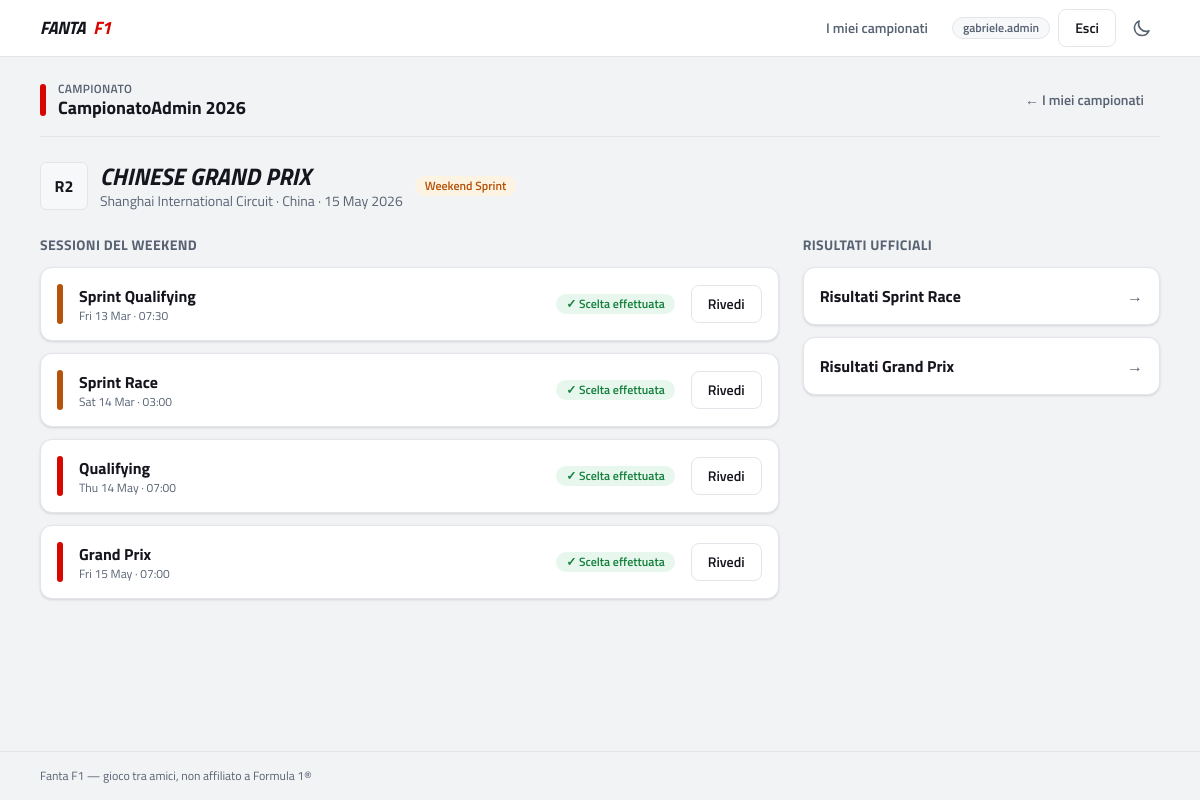
The page /dashboard/championships/2/weekend/50/ (signed in) on the database its author committed.
### fantaApp/models.py (models this page shows, shortened)
class CustomUser(AbstractUser):
    class UserType(models.TextChoices):
        USER = 'user', 'User'
        PREMIUM = 'premium', 'Premium'
        STAFF = 'staff', 'Staff'
        ADMIN = 'admin', 'Admin'
    user_type = models.CharField(
        max_length=10,
        choices=UserType.choices,
        default=UserType.USER
    )
    email = models.EmailField(unique=True, blank=False, null=False)
    birthday = models.DateField(null=True, blank=True)
    created_at = models.DateTimeField(auto_now_add=True)
    modified_at = models.DateTimeField(null=True, blank=True)
    deleted_at = models.DateTimeField(null=True, blank=True)
    active = models.BooleanField(default=True)
    objects = CustomUserManager()
    from django.db import models

class Championship(models.Model):
    name = models.CharField(max_length=100)
    year = models.IntegerField()
    active = models.BooleanField(default=True)
    is_private = models.BooleanField(default=True)
    created_at = models.DateTimeField(auto_now_add=True)
    class Meta:
        unique_together = [('name', 'year')]

class Weekend(models.Model):
    WEEKEND_TYPES = [
        ('regular', 'Regular Weekend'),
        ('sprint', 'Sprint Weekend')
    ]
    circuit = models.ForeignKey(Circuit, on_delete=models.CASCADE)
    event_name = models.CharField(max_length=100)
    round_number = models.PositiveSmallIntegerField(null=False)
    season = models.PositiveSmallIntegerField(null=False)
    weekend_type = models.CharField(max_length=20, choices = WEEKEND_TYPES, default='regular')
    fp1_start = models.DateTimeField(null=True, blank=True)
    fp2_start = models.DateTimeField(null=True, blank=True)
    fp3_start = models.DateTimeField(null=True, blank=True)
    sprint_start = models.DateTimeField(null=True, blank=True)
    sprint_qualifying_start = models.DateTimeField(null=True, blank=True)
    qualifying_start = models.DateTimeField(null=True, blank=True)
    race_start = models.DateTimeField(null=True, blank=True)
    created_at = models.DateTimeField(auto_now_add=True)
    modified_at = models.DateTimeField(auto_now=True)
    deleted_at = models.DateTimeField(null=True, blank=True)
    class Meta:
        ordering = ['season', 'round_number']
        unique_together = ('season', 'round_number')

class Circuit(models.Model):
    name = models.CharField(max_length=100)
    country = models.CharField(max_length=50)
    location = models.CharField(max_length=100)
    api_id =  models.CharField(max_length=50, unique= True)
    created_at = models.DateTimeField(auto_now_add=True)
    modified_at = models.DateTimeField(auto_now=True)
    deleted_at = models.DateTimeField(null=True, blank=True)
    class Meta:
        ordering = ['name']

### fantaApp/views/weekend.py (the view)
@login_required
def weekend_detail(request, championship_id, weekend_id):
    championship = get_object_or_404(Championship, pk=championship_id)
    weekend = get_object_or_404(Weekend, pk=weekend_id)
    player = request.user.championshipplayer_set.filter(championship=championship).first()
    events = []
    sq = weekend.qualifyings.filter(type="sprint").first()
    if sq:
        has_choice = False
        if player:
            has_choice = PlayerSprintQualifyingChoice.objects.filter(
                player=player,
                qualifying=sq,
            ).exists()
        events.append({"label": "Sprint Qualifying",
                       "entity": "qualifying",
                       "subtype": "sprint",
                       "event_id": sq.id,
                       "has_choice": has_choice})
    sr = weekend.races.filter(type="sprint").first()
    if sr:
        has_choice = False
        if player:
            has_choice = PlayerRaceChoice.objects.filter(
                player=player,
                race=sr,
            ).exists()
        events.append({"label": "Sprint Race",
                       "entity": "race",
                       "subtype": "sprint",
                       "event_id": sr.id,
                       "has_choice": has_choice})
    q = weekend.qualifyings.filter(type="regular").first()
    if q:
        has_choice = False
        if player:
            has_choice = (
                PlayerQualifyingChoice.objects.filter(player=player, qualifying=q).exists()
                or PlayerQualifyingMultiChoice.objects.filter(player=player, qualifying=q).exists()
            )
        events.append({"label": "Qualifying",
                       "entity": "qualifying",
                       "subtype": "regular",
                       "event_id": q.id,
                       "has_choice": has_choice})
    r = weekend.races.filter(type="regular").first()
    if r:
        has_choice = False
        if player:
            has_choice = PlayerRaceChoice.objects.filter(
                player=player,
                race=r,
            ).exists()
        events.append({"label": "Grand Prix",
                       "entity": "race",
                       "subtype": "regular",
                       "event_id": r.id,
                       "has_choice": has_choice})
    results = []
    if sr and sr.entries.exists():
        results.append({
            "label": "Risultati Sprint Race",
            "subtype": "sprint",
            "event_id": sr.id,
            "url_name": "sprint_race_results",
        })
    if r and r.entries.exists():
        results.append({
            "label": "Risultati Grand Prix ",
            "subtype": "regular",
            "event_id": r.id,
            "url_name": "regular_race_results",
        })
    return render(
        request,
        "fantaApp/weekend_details.html",
        {
            "championship": championship,
            "weekend": weekend,
            "events": events,
            "results" : results,
        },
    )

### fantaApp/templates/fantaApp/weekend_details.html (shortened to what this page needs)
{% extends "fantaApp/championship_flow_base.html" %}
{% block championship_content %}
<div class="mb-6 flex flex-wrap items-center gap-3">
  <span class="pos-badge !h-12 !w-12 text-base">R{{ weekend.round_number }}</span>
  <div>
    <h2 class="text-2xl font-black uppercase italic leading-tight">{{ weekend.event_name }}</h2>
    <p class="text-sm text-muted">
      {{ weekend.circuit.name }} · {{ weekend.circuit.country }}
      {% if weekend.race_start %} · {{ weekend.race_start|date:"j F Y" }}{% endif %}
    </p>
  </div>
  {% if weekend.weekend_type == "sprint" %}
    <span class="badge-warn">Weekend Sprint</span>
  {% else %}
    <span class="badge-muted">Weekend Regular</span>
  {% endif %}
</div>
<div class="grid gap-6 lg:grid-cols-3">
  <section class="lg:col-span-2">
    <h3 class="mb-3 text-sm font-bold uppercase tracking-wide text-muted">Sessioni del weekend</h3>
    <div class="space-y-3">
      {% for ev in events %}
        <div class="card flex flex-wrap items-center gap-4 p-4">
          <span class="h-10 w-1.5 rounded-full {% if ev.subtype == 'sprint' %}bg-warn{% else %}bg-accent{% endif %}"></span>
          <div class="min-w-0 flex-1">
            <h4 class="font-bold">{{ ev.label }}</h4>
            <p class="text-xs text-muted">
              {% if ev.entity == "qualifying" and ev.subtype == "sprint" %}
                {{ weekend.sprint_qualifying_start|date:"D j M · H:i"|default:"orario da definire" }}
              {% elif ev.entity == "race" and ev.subtype == "sprint" %}
                {{ weekend.sprint_start|date:"D j M · H:i"|default:"orario da definire" }}
              {% elif ev.entity == "qualifying" %}
                {{ weekend.qualifying_start|date:"D j M · H:i"|default:"orario da definire" }}
              {% else %}
                {{ weekend.race_start|date:"D j M · H:i"|default:"orario da definire" }}
              {% endif %}
            </p>
          </div>
          {% if ev.has_choice %}
            <span class="badge-ok">✓ Scelta effettuata</span>
          {% else %}
            <span class="badge-muted">Da scegliere</span>
          {% endif %}
          {% if ev.entity == "qualifying" and ev.subtype == "sprint" %}
            <a href="{% url 'sprint_race_qualifying_choice' championship.id weekend.id ev.event_id %}" class="btn-secondary shrink-0">
              {% if ev.has_choice %}Rivedi{% else %}Scegli{% endif %}
            </a>
          {% elif ev.entity == "qualifying" and ev.subtype == "regular" %}
            <a href="{% url 'race_qualifying_choice' championship.id weekend.id ev.event_id %}" class="btn-secondary shrink-0">
              {% if ev.has_choice %}Rivedi{% else %}Scegli{% endif %}
            </a>
          {% elif ev.entity == "race" and ev.subtype == "sprint" %}
            <a href="{% url 'sprint_race_choice' championship.id weekend.id ev.event_id %}" class="btn-secondary shrink-0">
              {% if ev.has_choice %}Rivedi{% else %}Scegli{% endif %}
            </a>
          {% elif ev.entity == "race" and ev.subtype == "regular" %}
            <a href="{% url 'regular_race_choice' championship.id weekend.id ev.event_id %}" class="btn-secondary shrink-0">
              {% if ev.has_choice %}Rivedi{% else %}Scegli{% endif %}
            </a>
          {% endif %}
        </div>
      {% empty %}
        <div class="card-pad text-center text-sm text-muted">
          Nessuna sessione disponibile per questo weekend (dati non ancora importati).
        </div>
      {% endfor %}
    </div>
  </section>
  <aside>
    <h3 class="mb-3 text-sm font-bold uppercase tracking-wide text-muted">Risultati ufficiali</h3>
    <div class="space-y-3">
      {% for r in results %}
        {% if r.subtype == "sprint" %}
          <a href="{% url 'sprint_race_results' championship.id weekend.id r.event_id %}"
             class="card group flex items-center justify-between gap-3 p-4 transition-shadow hover:shadow-md hover:border-accent/50">
            <span class="font-bold group-hover:text-accent">{{ r.label }}</span>
            <span class="text-muted">→</span>
          </a>
        {% else %}
          <a href="{% url 'regular_race_results' championship.id weekend.id r.event_id %}"
             class="card group flex items-center justify-between gap-3 p-4 transition-shadow hover:shadow-md hover:border-accent/50">
            <span class="font-bold group-hover:text-accent">{{ r.label }}</span>
            <span class="text-muted">→</span>
          </a>
        {% endif %}
      {% empty %}
        <div class="card-pad text-sm text-muted">
          I risultati compariranno qui una volta conclusi gli eventi in pista.
        </div>
      {% endfor %}
    </div>
  </aside>
</div>
{% endblock %}

### fantaApp/templates/fantaApp/championship_flow_base.html
{% extends "fantaApp/base.html" %}
{% block content %}
<div class="mb-6 flex flex-wrap items-center justify-between gap-3 border-b border-line pb-4">
  <div class="flex items-center gap-3">
    <span class="h-8 w-1.5 rounded-full bg-accent"></span>
    <div>
      <p class="text-xs font-semibold uppercase tracking-wide text-muted">Campionato</p>
      <h1 class="text-lg font-bold leading-tight">
        {% block championship_banner_link %}
          <a href="{% url 'championship_dashboard' championship.id %}" class="hover:text-accent">
            {{ championship.name }} {{ championship.year }}
          </a>
        {% endblock %}
      </h1>
    </div>
  </div>
  <a href="{% url 'user_dashboard' %}" class="btn-ghost text-sm">← I miei campionati</a>
</div>
{% block championship_content %}{% endblock %}
{% endblock %}

### fantaApp/templates/fantaApp/base.html (shortened to what this page needs)
{% load static %}
<!doctype html>
<html lang="it">
  <head>
    <link rel="stylesheet" href="{% static 'fantaApp/css/main.css' %}" />
  </head>
  <body class="flex min-h-screen flex-col">
    <header class="sticky top-0 z-40 border-b border-line bg-surface/95 backdrop-blur">
      <nav class="mx-auto flex h-14 max-w-6xl items-center justify-between gap-4 px-4">
        <a href="{% url 'home' %}" class="flex items-center gap-2 text-lg font-black uppercase italic tracking-tight">
          Fanta<span class="text-accent">F1</span>
        </a>
        <div class="flex items-center gap-2">
          <div id="nav-menu" class="hidden absolute left-0 right-0 top-14 flex-col gap-1 border-b border-line bg-surface p-3 sm:static sm:flex sm:flex-row sm:items-center sm:gap-2 sm:border-0 sm:bg-transparent sm:p-0">
            {% if user.is_authenticated %}
              <a href="{% url 'user_dashboard' %}" class="btn-ghost">I miei campionati</a>
              <span class="badge-muted hidden sm:inline-flex" title="Utente connesso">{{ user.username }}</span>
              <form method="post" action="{% url 'logout' %}" class="contents">
                <button type="submit" class="btn-secondary">Esci</button>
              </form>
            {% else %}
              <a href="{% url 'login' %}" class="btn-ghost">Accedi</a>
              <a href="{% url 'register' %}" class="btn-primary">Registrati</a>
            {% endif %}
          </div>
          <button id="theme-toggle" type="button" class="btn-ghost !px-2" aria-label="Cambia tema chiaro/scuro">
            <svg class="h-5 w-5 dark:hidden" fill="none" viewBox="0 0 24 24" stroke="currentColor" stroke-width="2">
              <path stroke-linecap="round" stroke-linejoin="round" d="M20.354 15.354A9 9 0 018.646 3.646 9.003 9.003 0 0012 21a9.003 9.003 0 008.354-5.646z" />
            </svg>
          </button>
        </div>
      </nav>
    </header>
    <main class="mx-auto w-full max-w-6xl flex-1 px-4 py-6">
      {% block content %}{% endblock %}
    </main>
    <footer class="border-t border-line py-4">
      <p class="mx-auto max-w-6xl px-4 text-xs text-muted">
        Fanta F1 — gioco tra amici, non affiliato a Formula 1&reg;
      </p>
    </footer>
  </body>
</html>

### fantaApp/static/fantaApp/css/main.css (style rules this page uses)
:root { --bg-base:#f2f3f5;--bg-surface:#fff;--bg-surface-2:#f7f8fa;--text-ink:#15151e;--text-muted:#576273;--border-line:#e2e5ea;--accent:#d90600;--accent-strong:#b80500;--accent-soft:#fdecec;--ok:#15803d;--ok-soft:#e8f7ee;--warn:#b45309;--warn-soft:#fdf3e3 }

### rows shown on the page
CustomUser: username "gabriele.admin"
Championship: name "CampionatoAdmin", year "2026"
Weekend: round_number "2", event_name "CHINESE GRAND PRIX", circuit.name "Shanghai International Circuit", circuit.country "China", race_start "15 May 2026", sprint_qualifying_start "Fri 13 Mar · 07:30", sprint_start "Sat 14 Mar · 03:00", qualifying_start "Thu 14 May · 07:00", race_start "Fri 15 May · 07:00"

### other values the page prints
{{ ev.label }} "Sprint Qualifying" "Sprint Race" "Qualifying" "Grand Prix"
{{ r.label }} "Risultati Sprint Race"
{{ r.label }} "Risultati Grand Prix"
